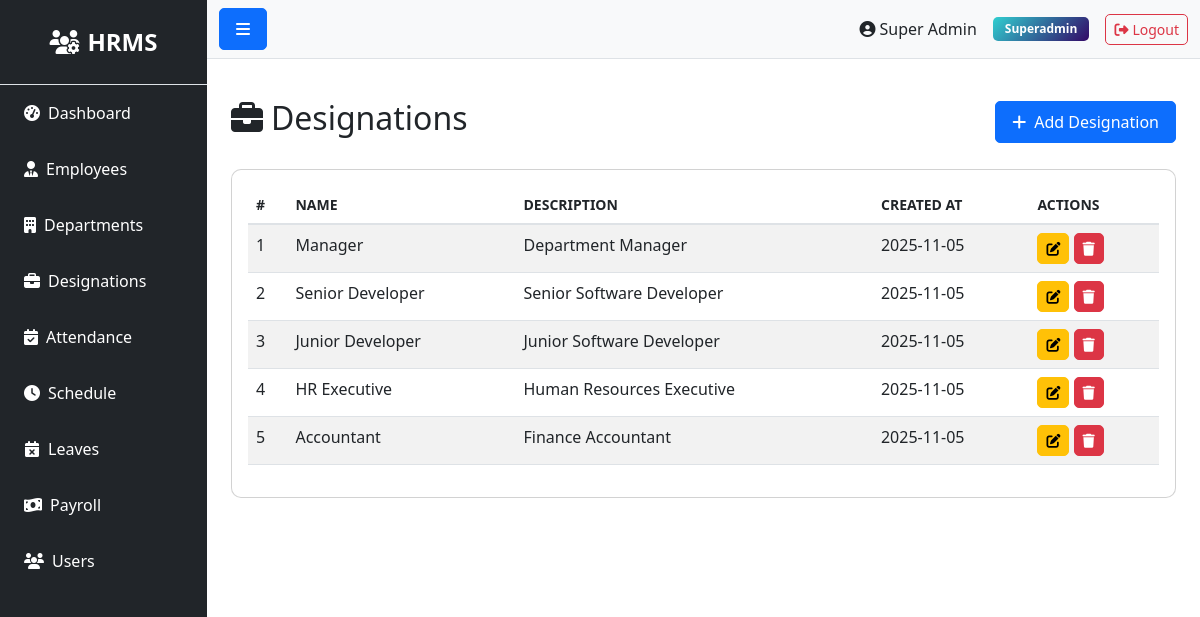
Before: /designation/ (signed in) with the older database file.
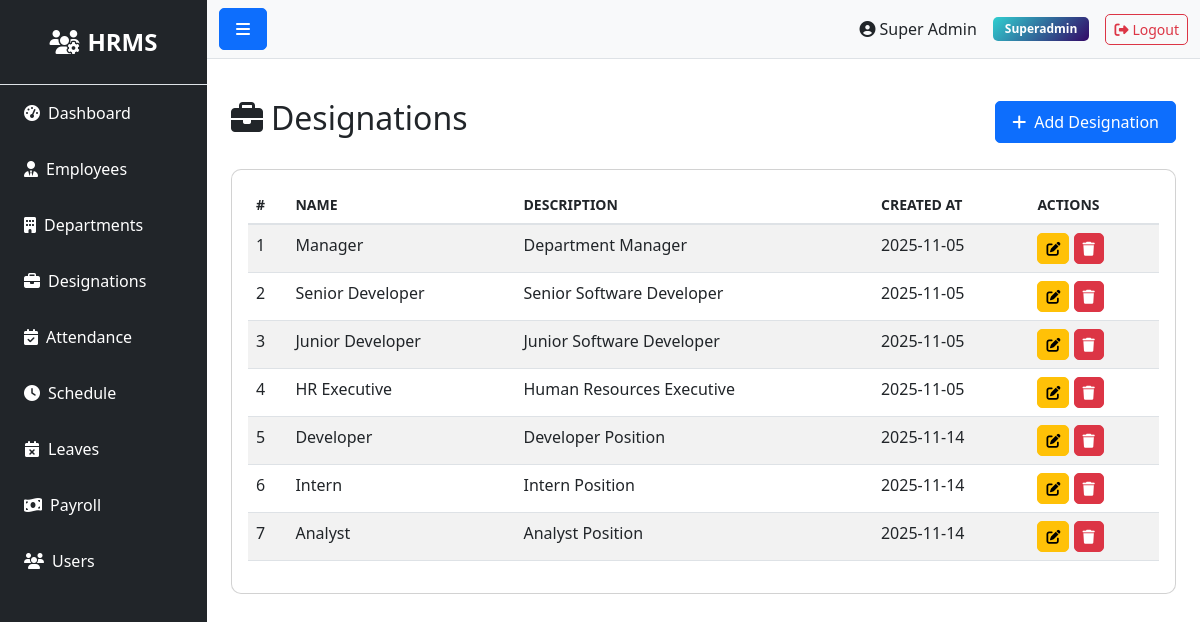
After: the same page with the newer database file.
### models.py (models this page shows)
class User(UserMixin, db.Model):
    __tablename__ = 'users'
    id = db.Column(db.Integer, primary_key=True)
    role_id = db.Column(db.Integer, db.ForeignKey('roles.id'), nullable=False)
    name = db.Column(db.String(100), nullable=False)
    email = db.Column(db.String(100), unique=True, nullable=False)
    phone = db.Column(db.String(20))
    status = db.Column(db.String(20), default='active')
    password = db.Column(db.String(255), nullable=False)
    remember_token = db.Column(db.String(100))
    email_verified_at = db.Column(db.DateTime)
    created_at = db.Column(db.DateTime, default=datetime.utcnow)
    updated_at = db.Column(db.DateTime, default=datetime.utcnow, onupdate=datetime.utcnow)

class Role(db.Model):
    __tablename__ = 'roles'
    id = db.Column(db.Integer, primary_key=True)
    name = db.Column(db.String(50), unique=True, nullable=False)
    description = db.Column(db.Text)
    created_at = db.Column(db.DateTime, default=datetime.utcnow)
    updated_at = db.Column(db.DateTime, default=datetime.utcnow, onupdate=datetime.utcnow)
    users = db.relationship('User', backref='role', lazy=True)

class Designation(db.Model):
    __tablename__ = 'designations'
    id = db.Column(db.Integer, primary_key=True)
    name = db.Column(db.String(100), nullable=False)
    description = db.Column(db.Text)
    created_at = db.Column(db.DateTime, default=datetime.utcnow)
    updated_at = db.Column(db.DateTime, default=datetime.utcnow, onupdate=datetime.utcnow)
    employees = db.relationship('Employee', backref='designation', lazy=True)

### routes/designation.py (the view)
@bp.route('/')
@login_required
def index():
    designations = Designation.query.all()
    return render_template('admin/designation/index.html', designations=designations)

### app.py (called while the page is built)
@login_manager.user_loader
def load_user(user_id):
    try:
        return db.session.get(User, int(user_id))
    except Exception as e:
        app.logger.error(f'Error loading user {user_id}: {str(e)}')
        return None

@app.context_processor
def inject_user():
    return dict(current_user=current_user)

### templates/admin/designation/index.html (shortened to what this page needs)
{% extends "base.html" %}
{% block content %}
<div class="d-flex justify-content-between align-items-center mb-4">
    <h2><i class="fas fa-briefcase me-2"></i>Designations</h2>
    <a href="{{ url_for('designation.create') }}" class="btn btn-primary">
        <i class="fas fa-plus me-2"></i>Add Designation
    </a>
</div>
<div class="card">
    <div class="card-body">
        <div class="table-responsive">
            <table class="table table-striped table-hover">
                <thead>
                    <tr>
                        <th>#</th>
                        <th>Name</th>
                        <th>Description</th>
                        <th>Created At</th>
                        <th>Actions</th>
                    </tr>
                </thead>
                <tbody>
                    {% if designations %}
                        {% for designation in designations %}
                        <tr>
                            <td>{{ loop.index }}</td>
                            <td>{{ designation.name }}</td>
                            <td>{{ designation.description or 'N/A' }}</td>
                            <td>{{ designation.created_at.strftime('%Y-%m-%d') if designation.created_at else 'N/A' }}</td>
                            <td>
                                <a href="{{ url_for('designation.edit', id=designation.id) }}" class="btn btn-sm btn-warning">
                                    <i class="fas fa-edit"></i>
                                </a>
                                <form method="POST" action="{{ url_for('designation.delete', id=designation.id) }}" style="display:inline;" onsubmit="return confirm('Are you sure?')">
                                    <button type="submit" class="btn btn-sm btn-danger">
                                        <i class="fas fa-trash"></i>
                                    </button>
                                </form>
                            </td>
                        </tr>
                        {% endfor %}
                    {% else %}
                        <tr>
                            <td colspan="5" class="text-center">No designations found</td>
                        </tr>
                    {% endif %}
                </tbody>
            </table>
        </div>
    </div>
</div>
{% endblock %}

### templates/base.html (shortened to what this page needs)
<!DOCTYPE html>
<html lang="en">
<head>
    <link href="https://cdn.jsdelivr.net/npm/bootstrap@5.3.0/dist/css/bootstrap.min.css" rel="stylesheet">
    <link rel="stylesheet" href="https://cdnjs.cloudflare.com/ajax/libs/font-awesome/6.4.0/css/all.min.css">
    <link rel="stylesheet" href="{{ url_for('static', filename='css/style.css') }}">
</head>
<body>
    {% if current_user.is_authenticated %}
    <div class="d-flex" id="wrapper">
        <div class="bg-dark text-white" id="sidebar-wrapper">
            <div class="sidebar-heading text-center py-4 fs-4 fw-bold border-bottom">
                <i class="fas fa-users-cog me-2"></i>HRMS
            </div>
            <div class="list-group list-group-flush">
                <a href="{{ url_for('admin.' + current_user.role.name + '_dashboard') }}" class="list-group-item list-group-item-action bg-dark text-white">
                    <i class="fas fa-tachometer-alt me-2"></i>Dashboard
                </a>
                {% if current_user.role.name in ['superadmin', 'admin', 'hr'] %}
                <a href="{{ url_for('employee.index') }}" class="list-group-item list-group-item-action bg-dark text-white">
                    <i class="fas fa-user-tie me-2"></i>Employees
                </a>
                <a href="{{ url_for('department.index') }}" class="list-group-item list-group-item-action bg-dark text-white">
                    <i class="fas fa-building me-2"></i>Departments
                </a>
                <a href="{{ url_for('designation.index') }}" class="list-group-item list-group-item-action bg-dark text-white">
                    <i class="fas fa-briefcase me-2"></i>Designations
                </a>
                {% endif %}
                {% if current_user.role.name in ['superadmin', 'admin', 'moderator'] %}
                <a href="{{ url_for('attendance.index') }}" class="list-group-item list-group-item-action bg-dark text-white">
                    <i class="fas fa-calendar-check me-2"></i>Attendance
                </a>
                <a href="{{ url_for('schedule.index') }}" class="list-group-item list-group-item-action bg-dark text-white">
                    <i class="fas fa-clock me-2"></i>Schedule
                </a>
                {% endif %}
                {% if current_user.role.name in ['superadmin', 'admin', 'hr'] %}
                <a href="{{ url_for('leave.index') }}" class="list-group-item list-group-item-action bg-dark text-white">
                    <i class="fas fa-calendar-times me-2"></i>Leaves
                </a>
                {% endif %}
                {% if current_user.role.name in ['superadmin', 'admin', 'payroll'] %}
                <a href="{{ url_for('payroll.index') }}" class="list-group-item list-group-item-action bg-dark text-white">
                    <i class="fas fa-money-bill-wave me-2"></i>Payroll
                </a>
                {% endif %}
                {% if current_user.role.name in ['superadmin', 'admin'] %}
                <a href="{{ url_for('user.index') }}" class="list-group-item list-group-item-action bg-dark text-white">
                    <i class="fas fa-users me-2"></i>Users
                </a>
                {% endif %}
            </div>
        </div>
        <div id="page-content-wrapper" class="w-100">
            <nav class="navbar navbar-expand-lg navbar-light bg-light border-bottom">
                <div class="container-fluid">
                    <button class="btn btn-primary" id="menu-toggle">
                        <i class="fas fa-bars"></i>
                    </button>
                    <div class="ms-auto d-flex align-items-center">
                        <span class="me-3">
                            <i class="fas fa-user-circle me-1"></i>{{ current_user.name }}
                        </span>
                        <span class="badge bg-info me-3">{{ current_user.role.name|title }}</span>
                        <a href="{{ url_for('auth.logout') }}" class="btn btn-outline-danger btn-sm">
                            <i class="fas fa-sign-out-alt me-1"></i>Logout
                        </a>
                    </div>
                </div>
            </nav>
            <div class="container-fluid p-4">
                {% block content %}{% endblock %}
            </div>
        </div>
    </div>
    {% endif %}
</body>
</html>

### static/css/style.css (style rules this page uses)
#wrapper { min-height: 100vh; }
#sidebar-wrapper { min-height: 100vh; width: 250px; transition: margin 0.3s ease-in-out; }
#sidebar-wrapper .sidebar-heading { padding: 0.875rem 1.25rem; font-size: 1.2rem; }
#page-content-wrapper { min-width: 0; width: 100%; }
.list-group-item { border: none; padding: 1rem 1.5rem; }
.card { transition: transform 0.2s; border-radius: 10px; }
.table { background-color: white; }
.table thead th { border-bottom: 2px solid #dee2e6; font-weight: 600; text-transform: uppercase; font-size: 0.875rem; }
.btn { border-radius: 5px; padding: 0.5rem 1rem; }
.btn-sm { padding: 0.25rem 0.5rem; }
.badge { padding: 0.5em 1em; border-radius: 5px; }
.bg-info { background: linear-gradient(135deg, #30cfd0 0%, #330867 100%) !important; }

Changed rows visible on the page:
removed Designation: name "Accountant", description "Finance Accountant", created_at "2025-11-05"
added Designation: name "Developer", description "Developer Position", created_at "2025-11-14"
added Designation: name "Intern", description "Intern Position", created_at "2025-11-14"
added Designation: name "Analyst", description "Analyst Position", created_at "2025-11-14"
